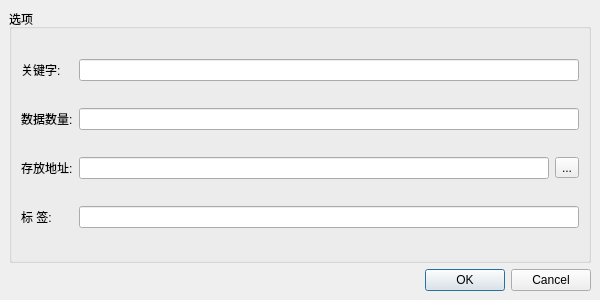
<?xml version="1.0" encoding="UTF-8"?>
<ui version="4.0">
 <class>DownLoadBaiduImgWindow</class>
 <widget class="QMainWindow" name="DownLoadBaiduImgWindow">
  <property name="geometry">
   <rect>
    <x>0</x>
    <y>0</y>
    <width>600</width>
    <height>300</height>
   </rect>
  </property>
  <property name="windowTitle">
   <string>下载百度图片集</string>
  </property>
  <widget class="QWidget" name="centralwidget">
   <layout class="QVBoxLayout" name="verticalLayout">
    <item>
     <widget class="QGroupBox" name="groupBox">
      <property name="title">
       <string>选项</string>
      </property>
      <layout class="QGridLayout" name="gridLayout">
       <item row="0" column="0">
        <widget class="QLabel" name="label_1">
         <property name="text">
          <string>关键字:</string>
         </property>
        </widget>
       </item>
       <item row="2" column="0">
        <widget class="QLabel" name="label_3">
         <property name="text">
          <string>存放地址:</string>
         </property>
        </widget>
       </item>
       <item row="3" column="0">
        <widget class="QLabel" name="label_4">
         <property name="text">
          <string>标 签:</string>
         </property>
        </widget>
       </item>
       <item row="1" column="0">
        <widget class="QLabel" name="label_2">
         <property name="text">
          <string>数据数量:</string>
         </property>
        </widget>
       </item>
       <item row="2" column="1">
        <widget class="QLineEdit" name="lineEdit_3"/>
       </item>
       <item row="2" column="2">
        <widget class="QToolButton" name="toolButton">
         <property name="text">
          <string>...</string>
         </property>
        </widget>
       </item>
       <item row="1" column="1" colspan="2">
        <widget class="QLineEdit" name="lineEdit_2"/>
       </item>
       <item row="0" column="1" colspan="2">
        <widget class="QLineEdit" name="lineEdit_1">
         <property name="text">
          <string/>
         </property>
        </widget>
       </item>
       <item row="3" column="1" colspan="2">
        <widget class="QLineEdit" name="lineEdit_4"/>
       </item>
      </layout>
     </widget>
    </item>
    <item>
     <widget class="QDialogButtonBox" name="buttonBox">
      <property name="standardButtons">
       <set>QDialogButtonBox::Cancel|QDialogButtonBox::Ok</set>
      </property>
     </widget>
    </item>
   </layout>
  </widget>
 </widget>
 <resources/>
 <connections>
  <connection>
   <sender>buttonBox</sender>
   <signal>rejected()</signal>
   <receiver>DownLoadBaiduImgWindow</receiver>
   <slot>close()</slot>
   <hints>
    <hint type="sourcelabel">
     <x>335</x>
     <y>262</y>
    </hint>
    <hint type="destinationlabel">
     <x>241</x>
     <y>-22</y>
    </hint>
   </hints>
  </connection>
 </connections>
</ui>
